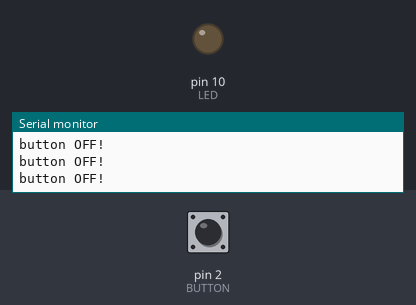
A sketch run on a simulated Arduino Uno, built with avr-gcc and run on an emulated ATmega328P. On the bench: output pins drawn as LEDs (lit = HIGH), the last lines printed to the serial monitor. The inputs (shaded band) are chosen by the test bench; at power-on: pin 2 (BUTTON) LOW.

Above: at 1.2 s.
1.3 s: pin 2 (BUTTON) pulled HIGH for 0.15 s
At 1.4 s:
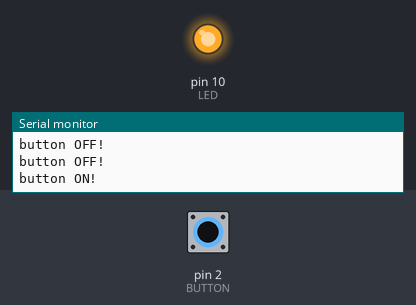
3.0 s: pin 2 (BUTTON) pulled HIGH for 3.2 s
At 7.6 s:
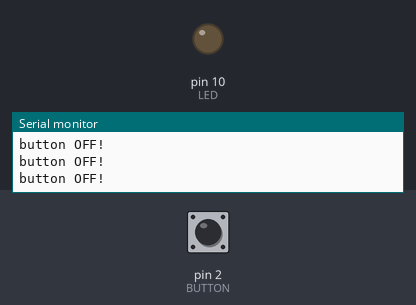
Timing chart, 0 to 9.1 s (numbered marks = the images above; inputs shaded):
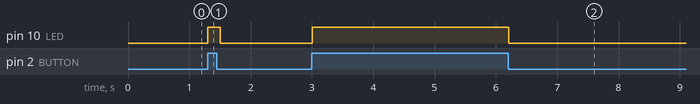

The sketch:

LED_switch.ino
```cpp
int LED = 10; //LED라는 변수를 만들고 8을 저장한다.
int BUTTON = 2; //BUTTON이라는 변수를 만들고 2를 저장한다.

void setup() {
 pinMode(BUTTON, INPUT); //BUTTON (2번 핀)을 입력모드로 설정한다
 pinMode(LED, OUTPUT); //LED(8번 핀)을 출력모드로 설정한다
 Serial.begin(9600); // 시리얼 통신 추가
}

void loop() {
  if (digitalRead(BUTTON) == HIGH){ //만약 BUTTON에 신호(1)가 입려된다면
    digitalWrite(LED,HIGH); //LED 에 신호(1)을 출력한다
    Serial.println("button ON!");
  }
  else{   //그렇지 않다면 (신호(0)가 입려된다면면
    digitalWrite(LED,LOW); //LED에 신호(0)를 출력한다
    Serial.println("button OFF!");
  }
  delay(100); //0.1초
}
```

Measured:
- after the input at 1.3 s, pin 10 (LED): LOW → HIGH at once, → LOW 0.20 s later
- after the input at 3.0 s, pin 10 (LED): LOW → HIGH at once, → LOW 3.2 s later
